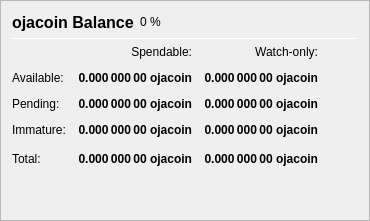
                   <widget class="QFrame" name="frame_Balances">
                    <property name="frameShape">
                     <enum>QFrame::StyledPanel</enum>
                    </property>
                    <property name="frameShadow">
                     <enum>QFrame::Raised</enum>
                    </property>
                    <layout class="QVBoxLayout" name="verticalLayout_4">
                     <item>
                      <layout class="QHBoxLayout" name="horizontalLayout_4">
                       <item>
                        <widget class="QLabel" name="label_5">
                         <property name="minimumSize">
                          <size>
                           <width>0</width>
                           <height>20</height>
                          </size>
                         </property>
                         <property name="font">
                          <font>
                           <pointsize>12</pointsize>
                           <weight>75</weight>
                           <bold>true</bold>
                          </font>
                         </property>
                         <property name="text">
                          <string>ojacoin Balance</string>
                         </property>
                        </widget>
                       </item>
                       <item>
                        <widget class="QLabel" name="labelECAPercent">
                         <property name="text">
                          <string notr="true">0 %</string>
                         </property>
                        </widget>
                       </item>
                       <item>
                        <spacer name="horizontalSpacer_3">
                         <property name="orientation">
                          <enum>Qt::Horizontal</enum>
                         </property>
                         <property name="sizeHint" stdset="0">
                          <size>
                           <width>40</width>
                           <height>20</height>
                          </size>
                         </property>
                        </spacer>
                       </item>
                      </layout>
                     </item>
                     <item>
                      <widget class="Line" name="line_Balance">
                       <property name="minimumSize">
                        <size>
                         <width>0</width>
                         <height>1</height>
                        </size>
                       </property>
                       <property name="maximumSize">
                        <size>
                         <width>16777215</width>
                         <height>1</height>
                        </size>
                       </property>
                       <property name="orientation">
                        <enum>Qt::Horizontal</enum>
                       </property>
                      </widget>
                     </item>
                     <item>
                      <layout class="QGridLayout" name="gridLayout">
                       <property name="spacing">
                        <number>12</number>
                       </property>
                       <item row="0" column="1">
                        <widget class="QLabel" name="labelSpendable">
                         <property name="text">
                          <string>Spendable:</string>
                         </property>
                         <property name="alignment">
                          <set>Qt::AlignRight|Qt::AlignTrailing|Qt::AlignVCenter</set>
                         </property>
                        </widget>
                       </item>
                       <item row="0" column="2">
                        <widget class="QLabel" name="labelWatchonly">
                         <property name="text">
                          <string>Watch-only:</string>
                         </property>
                         <property name="alignment">
                          <set>Qt::AlignRight|Qt::AlignTrailing|Qt::AlignVCenter</set>
                         </property>
                        </widget>
                       </item>
                       <item row="1" column="0">
                        <widget class="QLabel" name="labelBalanceText">
                         <property name="text">
                          <string>Available:</string>
                         </property>
                        </widget>
                       </item>
                       <item row="1" column="1">
                        <widget class="QLabel" name="labelBalance">
                         <property name="font">
                          <font>
                           <weight>75</weight>
                           <bold>true</bold>
                          </font>
                         </property>
                         <property name="cursor">
                          <cursorShape>IBeamCursor</cursorShape>
                         </property>
                         <property name="toolTip">
                          <string>Your current spendable balance</string>
                         </property>
                         <property name="text">
                          <string notr="true">0.000 000 00 ojacoin</string>
                         </property>
                         <property name="alignment">
                          <set>Qt::AlignRight|Qt::AlignTrailing|Qt::AlignVCenter</set>
                         </property>
                         <property name="textInteractionFlags">
                          <set>Qt::LinksAccessibleByMouse|Qt::TextSelectableByKeyboard|Qt::TextSelectableByMouse</set>
                         </property>
                        </widget>
                       </item>
                       <item row="1" column="2">
                        <widget class="QLabel" name="labelWatchAvailable">
                         <property name="font">
                          <font>
                           <weight>75</weight>
                           <bold>true</bold>
                          </font>
                         </property>
                         <property name="cursor">
                          <cursorShape>IBeamCursor</cursorShape>
                         </property>
                         <property name="toolTip">
                          <string>Your current balance in watch-only addresses</string>
                         </property>
                         <property name="text">
                          <string notr="true">0.000 000 00 ojacoin</string>
                         </property>
                         <property name="alignment">
                          <set>Qt::AlignRight|Qt::AlignTrailing|Qt::AlignVCenter</set>
                         </property>
                         <property name="textInteractionFlags">
                          <set>Qt::LinksAccessibleByMouse|Qt::TextSelectableByKeyboard|Qt::TextSelectableByMouse</set>
                         </property>
                        </widget>
                       </item>
                       <item row="2" column="0">
                        <widget class="QLabel" name="labelPendingText">
                         <property name="text">
                          <string>Pending:</string>
                         </property>
                        </widget>
                       </item>
                       <item row="2" column="1">
                        <widget class="QLabel" name="labelUnconfirmed">
                         <property name="font">
                          <font>
                           <weight>75</weight>
                           <bold>true</bold>
                          </font>
                         </property>
                         <property name="cursor">
                          <cursorShape>IBeamCursor</cursorShape>
                         </property>
                         <property name="toolTip">
                          <string>Total of transactions that have yet to be confirmed, and do not yet count toward the spendable balance</string>
                         </property>
                         <property name="text">
                          <string notr="true">0.000 000 00 ojacoin</string>
                         </property>
                         <property name="alignment">
                          <set>Qt::AlignRight|Qt::AlignTrailing|Qt::AlignVCenter</set>
                         </property>
                         <property name="textInteractionFlags">
                          <set>Qt::LinksAccessibleByMouse|Qt::TextSelectableByKeyboard|Qt::TextSelectableByMouse</set>
                         </property>
                        </widget>
                       </item>
                       <item row="2" column="2">
                        <widget class="QLabel" name="labelWatchPending">
                         <property name="font">
                          <font>
                           <weight>75</weight>
                           <bold>true</bold>
                          </font>
                         </property>
                         <property name="cursor">
                          <cursorShape>IBeamCursor</cursorShape>
                         </property>
                         <property name="toolTip">
                          <string>Unconfirmed transactions to watch-only addresses</string>
                         </property>
                         <property name="text">
                          <string notr="true">0.000 000 00 ojacoin</string>
                         </property>
                         <property name="alignment">
                          <set>Qt::AlignRight|Qt::AlignTrailing|Qt::AlignVCenter</set>
                         </property>
                         <property name="textInteractionFlags">
                          <set>Qt::LinksAccessibleByMouse|Qt::TextSelectableByKeyboard|Qt::TextSelectableByMouse</set>
                         </property>
                        </widget>
                       </item>
                       <item row="3" column="0">
                        <widget class="QLabel" name="labelImmatureText">
                         <property name="text">
                          <string>Immature:</string>
                         </property>
                        </widget>
                       </item>
                       <item row="3" column="1">
                        <widget class="QLabel" name="labelImmature">
                         <property name="font">
                          <font>
                           <weight>75</weight>
                           <bold>true</bold>
                          </font>
                         </property>
                         <property name="cursor">
                          <cursorShape>IBeamCursor</cursorShape>
                         </property>
                         <property name="toolTip">
                          <string>Staked rewards that has not yet matured</string>
                         </property>
                         <property name="text">
                          <string notr="true">0.000 000 00 ojacoin</string>
                         </property>
                         <property name="alignment">
                          <set>Qt::AlignRight|Qt::AlignTrailing|Qt::AlignVCenter</set>
                         </property>
                         <property name="textInteractionFlags">
                          <set>Qt::LinksAccessibleByMouse|Qt::TextSelectableByKeyboard|Qt::TextSelectableByMouse</set>
                         </property>
                        </widget>
                       </item>
                       <item row="3" column="2">
                        <widget class="QLabel" name="labelWatchImmature">
                         <property name="font">
                          <font>
                           <weight>75</weight>
                           <bold>true</bold>
                          </font>
                         </property>
                         <property name="cursor">
                          <cursorShape>IBeamCursor</cursorShape>
                         </property>
                         <property name="toolTip">
                          <string>Staked or masternode rewards in watch-only addresses that has not yet matured</string>
                         </property>
                         <property name="text">
                          <string notr="true">0.000 000 00 ojacoin</string>
                         </property>
                         <property name="alignment">
                          <set>Qt::AlignRight|Qt::AlignTrailing|Qt::AlignVCenter</set>
                         </property>
                         <property name="textInteractionFlags">
                          <set>Qt::LinksAccessibleByMouse|Qt::TextSelectableByKeyboard|Qt::TextSelectableByMouse</set>
                         </property>
                        </widget>
                       </item>
                       <!--
                       <item row="4" column="0">
                        <widget class="QLabel" name="labelLockedBalanceText">
                         <property name="toolTip">
                          <string>Locked ojacoin or Masternode collaterals. These are excluded from zECA minting.</string>
                         </property>
                         <property name="text">
                          <string>Locked:</string>
                         </property>
                        </widget>
                       </item>
                       <item row="4" column="1">
                        <widget class="QLabel" name="labelLockedBalance">
                         <property name="font">
                          <font>
                           <weight>75</weight>
                           <bold>true</bold>
                          </font>
                         </property>
                         <property name="cursor">
                          <cursorShape>IBeamCursor</cursorShape>
                         </property>
                         <property name="toolTip">
                          <string>Locked ojacoin or Masternode collaterals. These are excluded from zECA minting.</string>
                         </property>
                         <property name="text">
                          <string notr="true">0.000 000 00 ojacoin</string>
                         </property>
                         <property name="alignment">
                          <set>Qt::AlignRight|Qt::AlignTrailing|Qt::AlignVCenter</set>
                         </property>
                         <property name="textInteractionFlags">
                          <set>Qt::LinksAccessibleByMouse|Qt::TextSelectableByKeyboard|Qt::TextSelectableByMouse</set>
                         </property>
                        </widget>
                       </item>
                       <item row="4" column="2">
                        <widget class="QLabel" name="labelWatchLocked">
                         <property name="font">
                          <font>
                           <weight>75</weight>
                           <bold>true</bold>
                          </font>
                         </property>
                         <property name="cursor">
                          <cursorShape>IBeamCursor</cursorShape>
                         </property>
                         <property name="toolTip">
                          <string>Current locked balance in watch-only addresses</string>
                         </property>
                         <property name="text">
                          <string notr="true">0.000 000 00 ojacoin</string>
                         </property>
                         <property name="alignment">
                          <set>Qt::AlignRight|Qt::AlignTrailing|Qt::AlignVCenter</set>
                         </property>
                         <property name="textInteractionFlags">
                          <set>Qt::LinksAccessibleByMouse|Qt::TextSelectableByKeyboard|Qt::TextSelectableByMouse</set>
                         </property>
                        </widget>
                       </item>
                       -->
                       <item row="5" column="0">
                        <widget class="QLabel" name="labelTotalText">
                         <property name="toolTip">
                          <string>Your current ojacoin balance, unconfirmed and immature transactions included</string>
                         </property>
                         <property name="text">
                          <string>Total:</string>
                         </property>
                        </widget>
                       </item>
                       <item row="5" column="1">
                        <widget class="QLabel" name="labelTotal">
                         <property name="font">
                          <font>
                           <weight>75</weight>
                           <bold>true</bold>
                          </font>
                         </property>
                         <property name="cursor">
                          <cursorShape>IBeamCursor</cursorShape>
                         </property>
                         <property name="toolTip">
                          <string>Your current ojacoin balance, unconfirmed and immature transactions included</string>
                         </property>
                         <property name="text">
                          <string notr="true">0.000 000 00 ojacoin</string>
                         </property>
                         <property name="alignment">
                          <set>Qt::AlignRight|Qt::AlignTrailing|Qt::AlignVCenter</set>
                         </property>
                         <property name="textInteractionFlags">
                          <set>Qt::LinksAccessibleByMouse|Qt::TextSelectableByKeyboard|Qt::TextSelectableByMouse</set>
                         </property>
                        </widget>
                       </item>
                       <item row="5" column="2">
                        <widget class="QLabel" name="labelWatchTotal">
                         <property name="font">
                          <font>
                           <weight>75</weight>
                           <bold>true</bold>
                          </font>
                         </property>
                         <property name="cursor">
                          <cursorShape>IBeamCursor</cursorShape>
                         </property>
                         <property name="toolTip">
                          <string>Current total balance in watch-only addresses</string>
                         </property>
                         <property name="text">
                          <string notr="true">0.000 000 00 ojacoin</string>
                         </property>
                         <property name="alignment">
                          <set>Qt::AlignRight|Qt::AlignTrailing|Qt::AlignVCenter</set>
                         </property>
                         <property name="textInteractionFlags">
                          <set>Qt::LinksAccessibleByMouse|Qt::TextSelectableByKeyboard|Qt::TextSelectableByMouse</set>
                         </property>
                        </widget>
                       </item>
                       <item row="5" column="3">
                        <spacer name="horizontalSpacer_9">
                         <property name="orientation">
                          <enum>Qt::Horizontal</enum>
                         </property>
                         <property name="sizeHint" stdset="0">
                          <size>
                           <width>40</width>
                           <height>20</height>
                          </size>
                         </property>
                        </spacer>
                       </item>
                      </layout>
                     </item>
                     <item>
                      <spacer name="verticalSpacer_3">
                       <property name="orientation">
                        <enum>Qt::Vertical</enum>
                       </property>
                       <property name="sizeHint" stdset="0">
                        <size>
                         <width>20</width>
                         <height>40</height>
                        </size>
                       </property>
                      </spacer>
                     </item>
                    </layout>
                   </widget>
